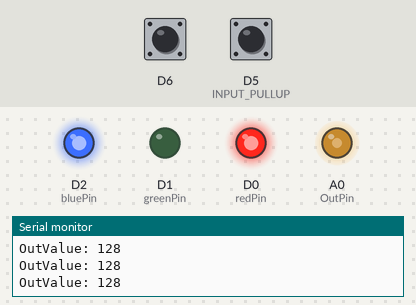
The sketch below on a simulated ESP8266 (NodeMCU). Shown: output pins drawn as LEDs (lit = HIGH), the last lines printed to the serial monitor. Inputs (shaded band) come from the test bench; at power-on: D6 HIGH, D5 (INPUT_PULLUP) HIGH.

Above: at 1.8 s.
1.9 s: D6 pulled LOW for 3.2 s
At 5.8 s:
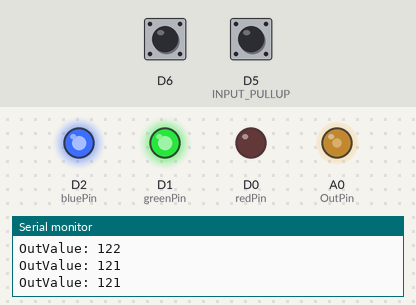
6.6 s: D5 (INPUT_PULLUP) pulled LOW for 3.2 s
At 7.4 s:
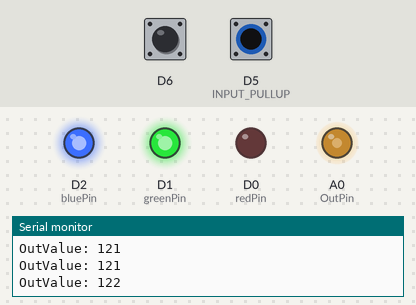
11.3 s: D5 (INPUT_PULLUP) pulled LOW for 1 s
At 12.4 s:
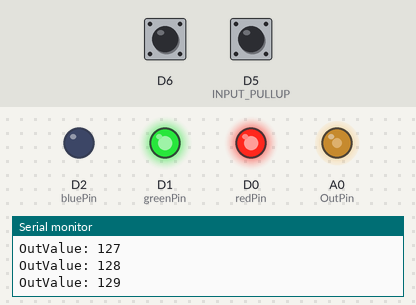
13.8 s: D6 pulled LOW for 0.6 s
At 15.2 s:
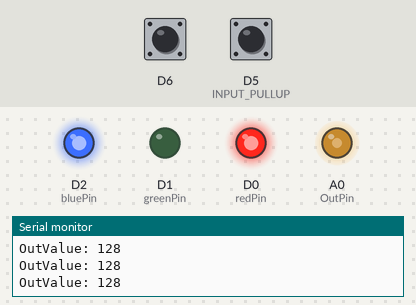
15.9 s: D6 pulled LOW for 1 s
At 17.1 s:
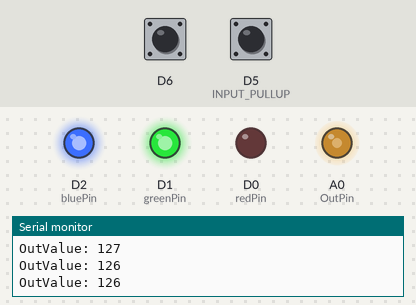
Timing chart, 0 to 18.9 s (numbered marks = the images above; inputs shaded):
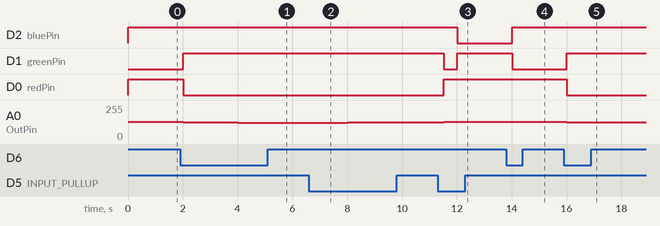

The sketch:

EGR_LED.ino
```cpp
//int OutPin = A0;
//int OutValue = 128;
//
//void setup() {
//Serial.begin(115200);
//pinMode(D5, INPUT_PULLUP);
//pinMode(D6, INPUT_PULLUP);
//analogWrite(OutPin, OutValue);
//}
//
//void loop() {
//
//if (!(digitalRead(D5)))
//{
//if(OutValue<255) OutValue +=1;
//}
//if (!(digitalRead(D6)))
//{
//if(OutValue>0) OutValue -=1;
//}
//
//analogWrite(OutPin, OutValue);
//delay(1);
//Serial.println(OutValue);
//
//}


int OutPin = A0;
int OutValue = 128;

//объявляем переменные с номерами пинов
int redPin = D0;
int greenPin = D1;
int bluePin = D2;


void setup() {
  // Объявляем работу с последоватлеьным портом в самом начале
  Serial.begin(115200);
  Serial.setDebugOutput(true);
  // put your setup code here, to run once:

  // устанваливаем пин в режим выхода
  pinMode(redPin, OUTPUT);
  pinMode(greenPin, OUTPUT);
  pinMode(bluePin, OUTPUT);

  pinMode(D5, INPUT_PULLUP); //INPUT_PULLUP
  pinMode(D6, INPUT_PULLUP);
  analogWrite(OutPin, OutValue);
//  digitalWrite(OutPin, OutValue);
  delay(10);

}

void loop() {
  // put your main code here, to run repeatedly:
  if (!(digitalRead(D5)))
  {
    if (OutValue < 255) OutValue += 1;
  }
  if (!(digitalRead(D6)))
  {
    if (OutValue > 0) OutValue -= 1;
  }

  if (OutValue == 128) {
//    setColor(255, 0, 255);
    digitalWrite(redPin, HIGH);
    digitalWrite(greenPin, LOW);
    digitalWrite(bluePin, HIGH);

    }
  if (OutValue > 128) {
//    setColor(255, 255, 0);
    digitalWrite(redPin, HIGH);
    digitalWrite(greenPin, HIGH);
    digitalWrite(bluePin, LOW);
    }
  if (OutValue < 128) {
//    setColor(0, 255, 255);
    digitalWrite(redPin, LOW);
    digitalWrite(greenPin, HIGH);
    digitalWrite(bluePin, HIGH);
    }


  analogWrite(OutPin, OutValue);
//  digitalWrite(OutPin, OutValue);
  Serial.print("OutValue: ");
  Serial.println(OutValue);
  delay(500);
}

void setColor(int red, int green, int blue)

{

#ifdef COMMON_ANODE

red = 255 - red;

green = 255 - green;

blue = 255 - blue;

#endif

analogWrite(redPin, red);

analogWrite(greenPin, green);

analogWrite(bluePin, blue);

}

//int OutPin = A0;
//int OutValue = 128;
//void setup() {
//Serial.begin(115200);
//Serial.setDebugOutput(true);
////TCCR1A = TCCR1A & 0xe0 | 1;
////TCCR1B = TCCR1B & 0xe0 | 0x09;
//pinMode(D5, INPUT_PULLUP);
//pinMode(D6, INPUT_PULLUP);
//analogWrite(OutPin, OutValue);
//}
//void loop() {
//if (!(digitalRead(D5)))
//{if(OutValue<255) OutValue +=1;delay(2);}
//if (!(digitalRead(D6)))
//{if(OutValue>0) OutValue -=1;delay(2);}
//analogWrite(OutPin, OutValue);
//  Serial.print("OutValue: ");
//  Serial.println(OutValue);
//  delay(500);
//}
```

Measured:
- after the input at 1.9 s, D1 (greenPin): LOW → HIGH after 0.11 s; D0 (redPin): HIGH → LOW after 0.11 s; A0 (OutPin): moves from 128/255 to 121/255 over 3.0 s, starting after 0.11 s
- after the input at 6.6 s, A0 (OutPin): moves from 121/255 to 127/255 over 2.5 s, starting after 0.41 s
- after the input at 11.3 s, D2 (bluePin): HIGH → LOW after 0.71 s; D1 (greenPin): HIGH → LOW after 0.21 s, → HIGH 0.50 s later; D0 (redPin): LOW → HIGH after 0.21 s; A0 (OutPin): 127/255 → 128/255 after 0.21 s, → 129/255 0.50 s later
- after the input at 13.8 s, D2 (bluePin): LOW → HIGH after 0.21 s; D1 (greenPin): HIGH → LOW after 0.21 s; A0 (OutPin): 129/255 → 128/255 after 0.21 s
- after the input at 15.9 s, D1 (greenPin): LOW → HIGH after 0.11 s; D0 (redPin): HIGH → LOW after 0.11 s; A0 (OutPin): 128/255 → 127/255 after 0.11 s, → 126/255 0.50 s later
